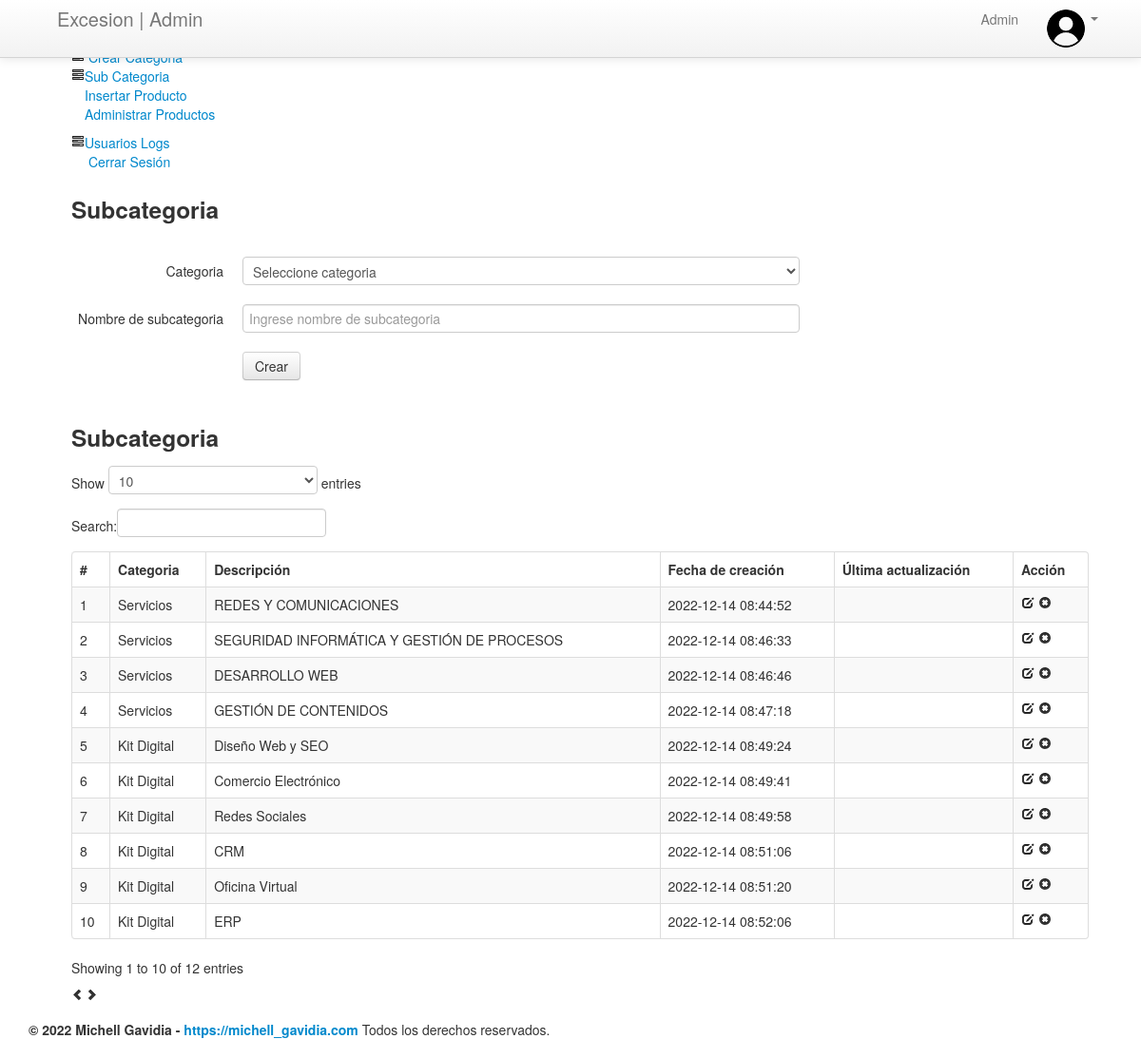
Page /admin/subcategory.php (signed in) on the committed database.
### tables this page shows
CREATE TABLE `subcategory` (
  `id` int(11) NOT NULL,
  `categoryid` int(11) DEFAULT NULL,
  `subcategory` varchar(255) DEFAULT NULL,
  `creationDate` timestamp NULL DEFAULT current_timestamp(),
  `updationDate` varchar(255) DEFAULT NULL
);

CREATE TABLE `category` (
  `id` int(11) NOT NULL,
  `categoryName` varchar(255) DEFAULT NULL,
  `categoryDescription` longtext DEFAULT NULL,
  `creationDate` timestamp NOT NULL DEFAULT current_timestamp(),
  `updationDate` varchar(255) DEFAULT NULL
);

### admin/subcategory.php (the view, shortened to what this page needs)
<?php
include('include/config.php');
if(strlen($_SESSION['alogin'])==0)
	{
header('location:index.php');
}
else{
?>
<!DOCTYPE html>
<html lang="es">
<head>
	<link type="text/css" href="bootstrap/css/bootstrap.min.css" rel="stylesheet">
	<link type="text/css" href="bootstrap/css/bootstrap-responsive.min.css" rel="stylesheet">
</head>
<body>
<?php include('include/header.php');?>
	<div class="wrapper">
		<div class="container">
			<div class="row">
<?php include('include/sidebar.php');?>
			<div class="span11">
					<div class="content">
						<div class="module">
							<div class="module-head">
								<h3>Subcategoria</h3>
							</div>
							<div class="module-body">
									<br />
			<form class="form-horizontal row-fluid" name="subcategory" method="post" >
<div class="control-group">
<label class="control-label" for="basicinput">Categoria</label>
<div class="controls">
<select name="category" class="span8 tip" required>
<option value="">Seleccione categoria</option>
</select>
</div>
</div>
<div class="control-group">
<label class="control-label" for="basicinput">Nombre de subcategoria</label>
<div class="controls">
<input type="text" placeholder="Ingrese nombre de subcategoria"  name="subcategory" class="span8 tip" required>
</div>
</div>
	<div class="control-group">
											<div class="controls">
												<button type="submit" name="submit" class="btn">Crear</button>
											</div>
										</div>
									</form>
							</div>
						</div>
	<div class="module">
							<div class="module-head">
								<h3>Subcategoria</h3>
							</div>
							<div class="module-body table">
								<table cellpadding="0" cellspacing="0" border="0" class="datatable-1 table table-bordered table-striped	 display" width="100%">
									<thead>
										<tr>
											<th>#</th>
											<th>Categoria</th>
											<th>Descripción</th>
											<th>Fecha de creación</th>
											<th>Última actualización</th>
											<th>Acción</th>
										</tr>
									</thead>
									<tbody>
<?php $query=mysqli_query($con,"select subcategory.id,category.categoryName,subcategory.subcategory,subcategory.creationDate,subcategory.updationDate from subcategory join category on category.id=subcategory.categoryid");
$cnt=1;
while($row=mysqli_fetch_array($query))
{
?>
										<tr>
											<td><?php echo htmlentities($cnt);?></td>
											<td><?php echo htmlentities($row['categoryName']);?></td>
											<td><?php echo htmlentities($row['subcategory']);?></td>
											<td> <?php echo htmlentities($row['creationDate']);?></td>
											<td><?php echo htmlentities($row['updationDate']);?></td>
											<td>
											<a href="edit-subcategory.php?id=<?php echo $row['id']?>" ><i class="icon-edit"></i></a>
											<a href="subcategory.php?id=<?php echo $row['id']?>&del=delete" onClick="return confirm('¿Está seguro de eliminar el registro?')"><i class="icon-remove-sign"></i></a></td>
										</tr>
										<?php $cnt=$cnt+1; } ?>
								</table>
							</div>
						</div>
					</div>
				</div>
			</div>
		</div>
	</div>
<?php include('include/footer.php');?>
</body>
<?php } ?>

### rows in the picture
subcategory: categoryid.categoryName "Servicios", subcategory "REDES Y COMUNICACIONES", creationDate "2022-12-14 08:44:52"
subcategory: categoryid.categoryName "Servicios", subcategory "SEGURIDAD INFORMÁTICA Y GESTIÓN DE PROCESOS", creationDate "2022-12-14 08:46:33"
subcategory: categoryid.categoryName "Servicios", subcategory "DESARROLLO WEB", creationDate "2022-12-14 08:46:46"
subcategory: categoryid.categoryName "Servicios", subcategory "GESTIÓN DE CONTENIDOS", creationDate "2022-12-14 08:47:18"
subcategory: categoryid.categoryName "Kit Digital", subcategory "Diseño Web y SEO", creationDate "2022-12-14 08:49:24"
subcategory: categoryid.categoryName "Kit Digital", subcategory "Comercio Electrónico", creationDate "2022-12-14 08:49:41"
subcategory: categoryid.categoryName "Kit Digital", subcategory "Redes Sociales", creationDate "2022-12-14 08:49:58"
subcategory: categoryid.categoryName "Kit Digital", subcategory "CRM", creationDate "2022-12-14 08:51:06"
subcategory: categoryid.categoryName "Kit Digital", subcategory "Oficina Virtual", creationDate "2022-12-14 08:51:20"
subcategory: categoryid.categoryName "Kit Digital", subcategory "ERP", creationDate "2022-12-14 08:52:06"
